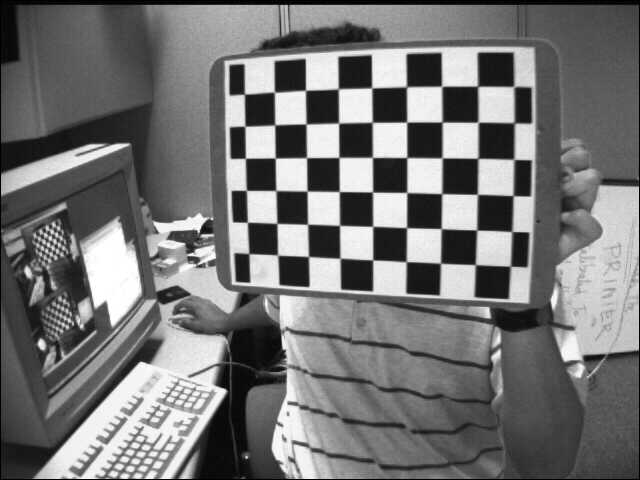
#> input picture LAB_1/Images/left01.jpg, 640 x 480 px; its folder holds 5 pictures in this run
$ python py_cam_calibration.py
#> lines starting #> are read from the running program, lines starting #| are printed output that depends on the picture; after the words box and inside, x2 and y2 are one past the last pixel; in counts of white or black regions, pixels touching at a corner belong together


import numpy as np
import cv2 as cv
import glob

# termination criteria
criteria = (cv.TERM_CRITERIA_EPS + cv.TERM_CRITERIA_MAX_ITER, 30, 0.001)

# prepare object points, like (0,0,0), (1,0,0), (2,0,0) ....,(6,5,0)
objp = np.zeros((6*7,3), np.float32)
objp[:,:2] = np.mgrid[0:7,0:6].T.reshape(-1,2)

# Arrays to store object points and image points from all the images.
objpoints = [] # 3d point in real world space
imgpoints = [] # 2d points in image plane.

images = glob.glob('./Images/*.jpg') # if image name retunr ony one || for all image use this: ./Images/*.jpg'

for fname in images:
    img = cv.imread(fname)
#> img is the input picture: shape (480, 640, 3); min 0, max 255, mean 116.6
    gray = cv.cvtColor(img, cv.COLOR_BGR2GRAY)

    # Find the chess board corners
    ret, corners = cv.findChessboardCorners(gray, (7,6), None)
#> ret = True; corners = 42 rows, first 8: [475.4, 264.8], [440.5, 263.2], [405.9, 261.5], [372.9, 259.9], [340.6, 258.5], [308.7, 256.4], [277.6, 255.1], [476.7, 230.1]

    # If found, add object points, image points (after refining them)
    if ret == True:
        objpoints.append(objp)

        corners2 = cv.cornerSubPix(gray,corners, (11,11), (-1,-1), criteria)
#> corners2 = 42 rows, first 8: [475.3, 264.6], [440.5, 263.2], [406.2, 261.7], [372.7, 259.9], [340, 258.2], [308.5, 256.5], [277.6, 255.1], [476.7, 230]
        imgpoints.append(corners2)

        # Draw and display the corners
        cv.drawChessboardCorners(img, (7,6), corners2, ret)
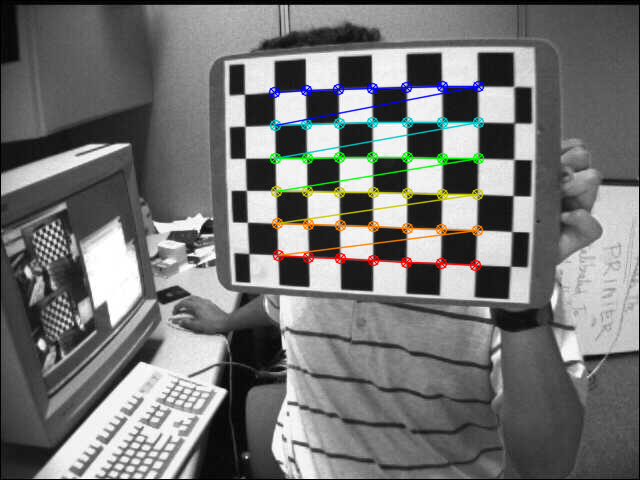
#> img: shape (480, 640, 3); 3.22% of pixels changed, all inside (x1, y1, x2, y2) = (268, 80, 485, 272)

        if fname == './Images/left12.jpg':
            cv.imwrite('basic_image.png', img)

        cv.imshow('image', img)
        cv.waitKey(0)
#> pass 2 of the loop `for fname in images:`:
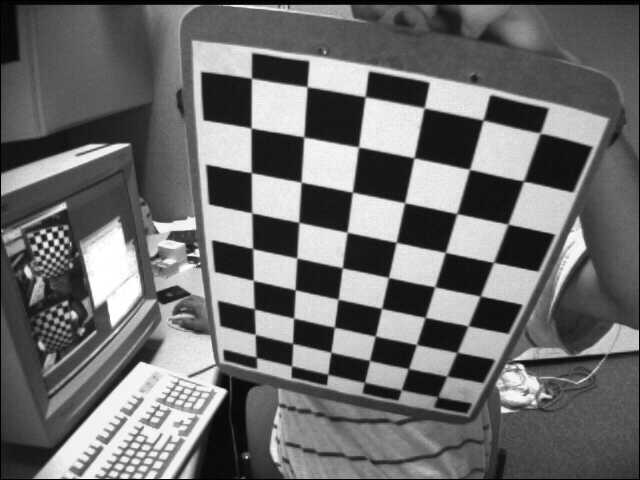
#> input picture LAB_1/Images/left02.jpg, 640 x 480 px
#> img is the input picture: shape (480, 640, 3); min 0, max 255, mean 109
#> corners = 42 rows, first 8: [254.7, 308.6], [253.5, 280.5], [252.6, 248.4], [252.4, 213.8], [251.5, 172.4], [251.8, 128.6], [251.5, 77.99], [293.3, 318]
#> corners2 = 42 rows, first 8: [254.3, 308.9], [253.3, 280.4], [252.6, 248.6], [251.8, 212.8], [251.3, 172.7], [251.1, 128], [251.5, 78.19], [293.6, 318.1]
#> `cv.drawChessboardCorners(img, (7,6), corners2, ret)`:
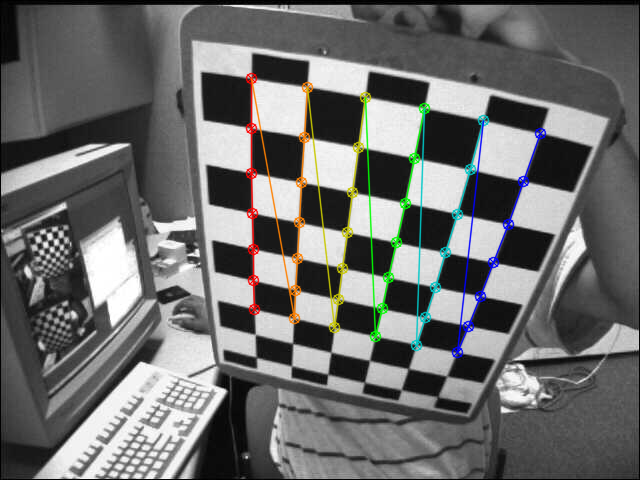
#> img: shape (480, 640, 3); 3.62% of pixels changed, all inside (x1, y1, x2, y2) = (245, 72, 547, 359)
#> pass 3 of the loop `for fname in images:`:
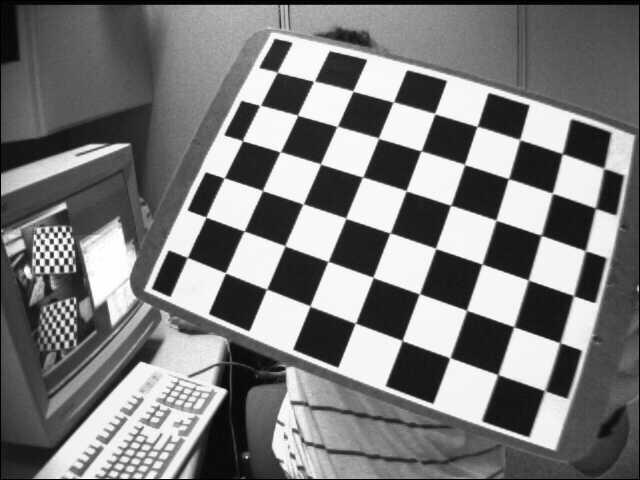
#> input picture LAB_1/Images/left03.jpg, 640 x 480 px
#> img is the input picture: shape (480, 640, 3); min 0, max 255, mean 122.9
#> corners = 42 rows, first 8: [496.9, 373.9], [449, 358.7], [402.3, 339.6], [354.4, 323.5], [309.4, 305.4], [267.7, 289.2], [225.3, 272.5], [513, 326.7]
#> corners2 = 42 rows, first 8: [497.8, 374.6], [449.9, 357.7], [402.1, 340.5], [355.3, 323.2], [310, 306], [266.6, 289.1], [225.4, 272.8], [513.8, 326.7]
#> `cv.drawChessboardCorners(img, (7,6), corners2, ret)`:
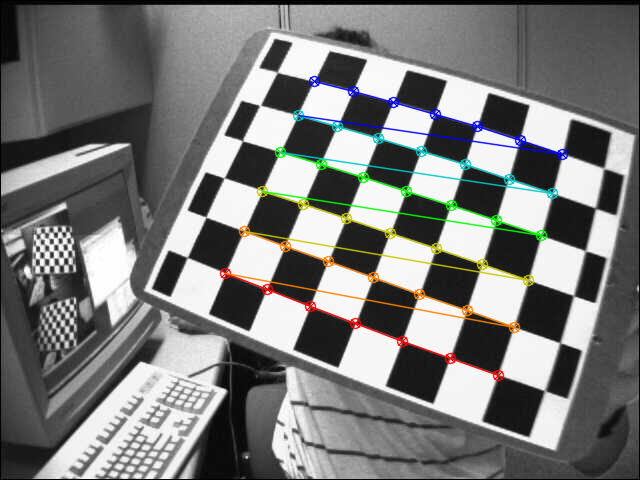
#> img: shape (480, 640, 3); 3.99% of pixels changed, all inside (x1, y1, x2, y2) = (219, 75, 569, 382)
#> the loop made 5 passes; the first 3 are shown

#cv.destroyAllWindows()
### get camera calibration matrix
ret, mtx, dist, rvecs, tvecs = cv.calibrateCamera(objpoints, imgpoints, gray.shape[::-1], None, None)
print("Matrix:",mtx, "\tdistortion:",dist,"\nrotation vector ",rvecs,"\ntranslation vector",tvecs,"\nerror of reprojection",ret)

# Refine camera matrix
img = cv.imread(images[3])
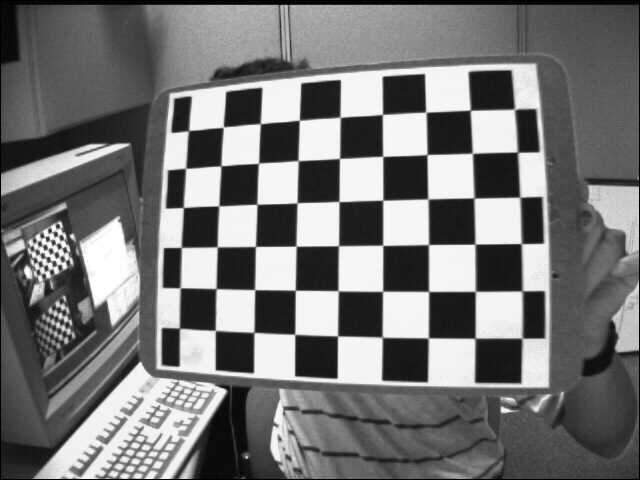
#> input picture LAB_1/Images/left04.jpg, 640 x 480 px
#> img is the input picture: shape (480, 640, 3); min 0, max 255, mean 117.8
h,  w = img.shape[:2]
#> h = 480; w = 640
newcameramtx, roi = cv.getOptimalNewCameraMatrix(mtx, dist, (w,h), 1, (w,h))
print("New camera matrix:",newcameramtx,"\nROI:",roi)

###  -- Undistortion images ---
# -  With cv.undistort() -
dst = cv.undistort(img, mtx, dist, None, newcameramtx)

# crop the image
x, y, w, h = roi
dst = dst[y:y+h, x:x+w]
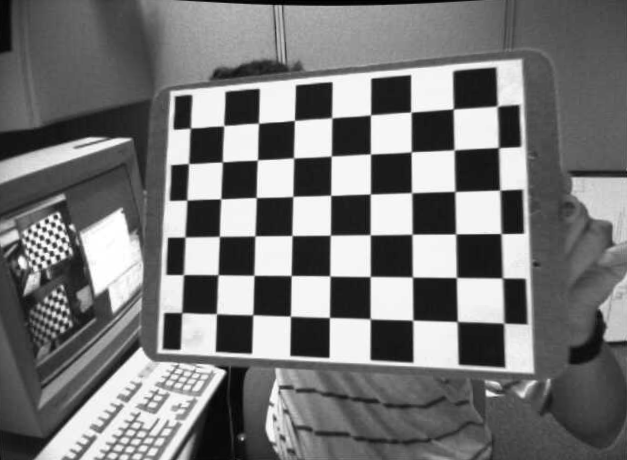
#> dst: shape (460, 627, 3); min 0, max 255, mean 118.8
cv.imwrite('undistorted_image.png', dst)
cv.imshow('Undistortion method 1 ', dst)
cv.waitKey(0)
cv.destroyAllWindows()

# - With remapping -
# undistort
mapx, mapy = cv.initUndistortRectifyMap(mtx, dist, None, newcameramtx, (w,h), 5)
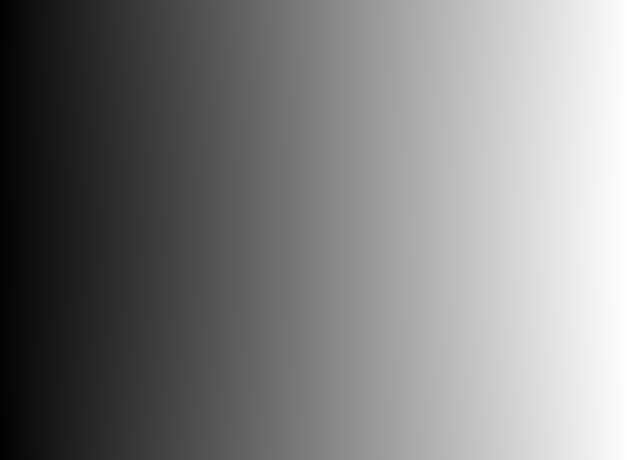
#> mapx: shape (460, 627) float32; min -8.28, max 630.5, mean 313; drawn with min black and max white
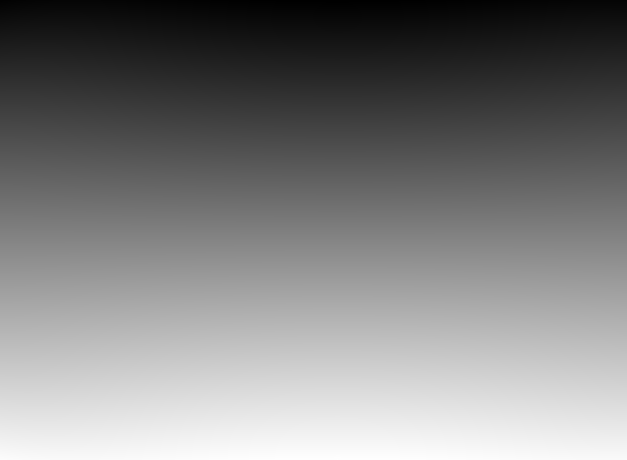
#> mapy: shape (460, 627) float32; min -9.76, max 468.7, mean 228.9; drawn with min black and max white
dst_2 = cv.remap(img, mapx, mapy, cv.INTER_LINEAR)
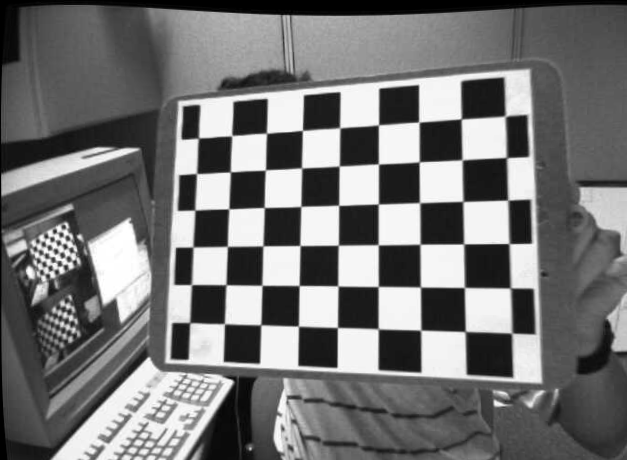
#> dst_2: shape (460, 627, 3); min 0, max 255, mean 116.1

# crop the image
x2, y2, w2, h2 = roi
dst_2 = dst_2[y2:y2+h2, x2:x2+w2]
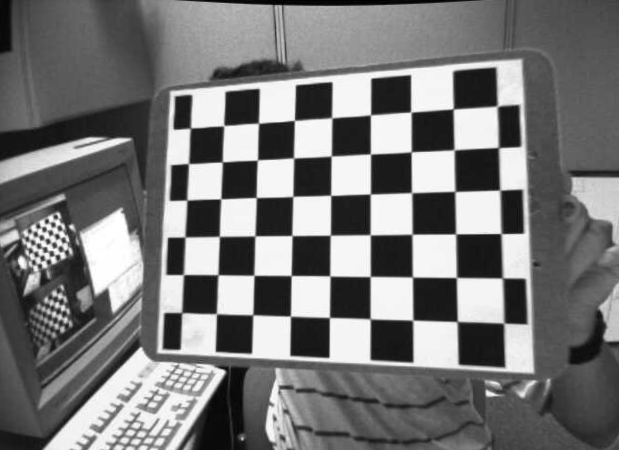
#> dst_2: shape (450, 619, 3); min 0, max 255, mean 119.2
cv.imshow('Undistortion method 2 ', dst_2)
cv.waitKey(0)

mean_error = 0
for i in range(len(objpoints)):
    imgpoints2, _ = cv.projectPoints(objpoints[i], rvecs[i], tvecs[i], mtx, dist)
    error = cv.norm(imgpoints[i], imgpoints2, cv.NORM_L2)/len(imgpoints2)
    mean_error += error

print( "total error: {}".format(mean_error/len(objpoints)) )
